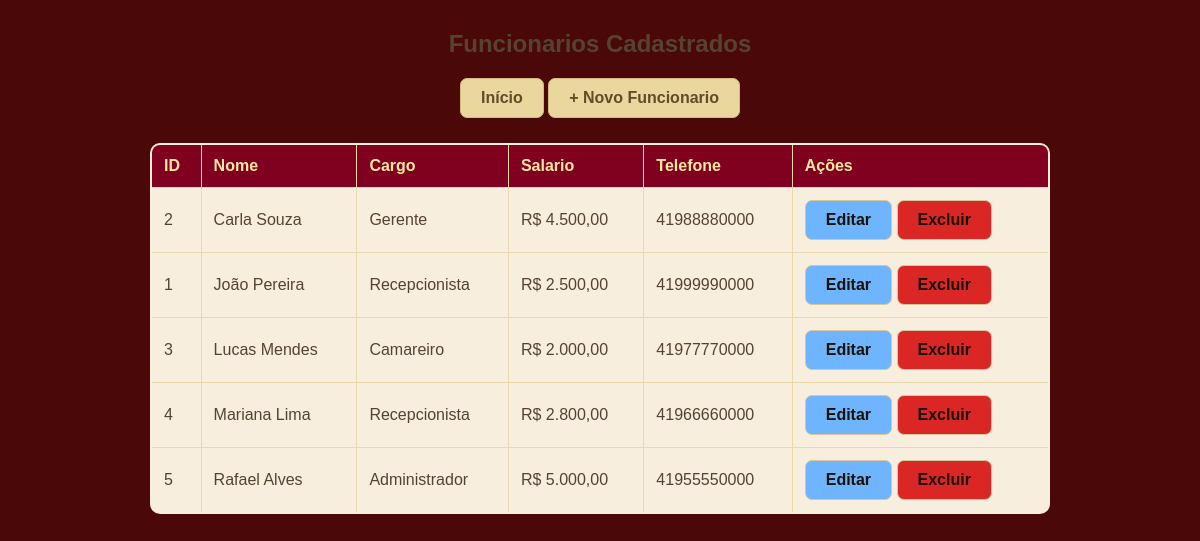
The app's page /Funcionarios/listar_funcionarios.php with its own data.
### tables this page shows
CREATE TABLE tbFuncionarios (
    codigo_funcionario INT AUTO_INCREMENT,
    nome_funcionario VARCHAR(50) NOT NULL,
    cargo_funcionario VARCHAR(30),
    salario_funcionario DECIMAL(10,2) NOT NULL,
    telefone_funcionario VARCHAR(15),
    CONSTRAINT pk_funcionarios PRIMARY KEY(codigo_funcionario)
);

### Funcionarios/listar_funcionarios.php (the view, shortened to what this page needs)
<?php
require_once '../conexao.php';
try {
    $stmt = $pdo->prepare("SELECT * FROM tbFuncionarios ORDER BY nome_funcionario ASC");
    $stmt->execute();
    $funcionarios = $stmt->fetchAll();
} catch (PDOException $e) {
    die("Erro ao buscar funcionarios: " . $e->getMessage());
}
?>
<!DOCTYPE html>
<html lang="pt-br">
<head>
    <link rel="stylesheet" href="../style.css">
</head>
<body>
    <h2>Funcionarios Cadastrados</h2>
    <div class='mudanca'>
        <a class="btn btn-inicio" href="../index.php">Início</a>
        <a class="btn btn-novo" href="form_funcionarios.php">+ Novo Funcionario</a>
    </div>
    <?php if (count($funcionarios) > 0): ?>
        <table>
            <thead>
                <tr>
                    <th>ID</th>
                    <th>Nome</th>
                    <th>Cargo</th>
                    <th>Salario</th>
                    <th>Telefone</th>
                    <th>Ações</th>
                </tr>
            </thead>
            <tbody>
                <?php foreach ($funcionarios as $funcionario): ?>
                    <tr>
                        <td><?= htmlspecialchars($funcionario['codigo_funcionario']) ?></td>
                        <td><?= htmlspecialchars($funcionario['nome_funcionario']) ?></td>
                        <td><?= htmlspecialchars($funcionario['cargo_funcionario']) ?></td>
                        <td>R$ <?= number_format($funcionario['salario_funcionario'], 2, ',', '.') ?></td>
                        <td><?= htmlspecialchars($funcionario['telefone_funcionario']) ?></td>
                        <td>
                            <a class="btn btn-editar" href="form_funcionarios.php?id=<?= (int)$funcionario['codigo_funcionario'] ?>">Editar</a>
                            <a class="btn btn-excluir" href="excluir_funcionarios.php?id=<?= (int)$funcionario['codigo_funcionario'] ?>">Excluir</a>
                        </td>
                    </tr>
                <?php endforeach; ?>
            </tbody>
        </table>
    <?php else: ?>
        <p>Nenhum funcionario encontrado.</p>
    <?php endif; ?>
</body>
</html>

### style.css (style rules this page uses)
body { font-family: Arial, sans-serif; margin: 30px; background-color: #4b0808; background-image: url("FundoNatal.png"); background-size: cover; background-position: center; background-repeat: no-repeat; background-attachment: fixed; color: #55432e; text-align: center; }
table { border-collapse: collapse; width: 100%; max-width: 900px; margin: 25px auto; background-color: rgba(255, 248, 230, 0.96); border: 2px solid #e8d9ad; border-radius: 10px; overflow: hidden; }
th, td { border: 1px solid #e8d9ad; padding: 12px; text-align: left; }
th { background-color: #800020; color: #ffe6a3; }
td { color: #55432e; }
.btn { padding: 10px 20px; border: none; border-radius: 7px; cursor: pointer; font-size: 16px; text-decoration: none; display: inline-block; transition: 0.3s; font-weight: bold; }
.btn-inicio { background-color: #e9d79e; color: #614c29; border: 1px solid #d2bb7c; }
.btn-novo { background-color: #e9d79e; color: #614c29; border: 1px solid #d2bb7c; }
.btn-editar { background-color: #6eb4ff; color: #181206; border: 1px solid #d8c79e; }
.btn-excluir { background-color: #d60303d7; color: #181209; border: 1px solid #d8c79e; }

### records on screen
tbfuncionarios: codigo_funcionario "2", nome_funcionario "Carla Souza", cargo_funcionario "Gerente", salario_funcionario "4.500,00", telefone_funcionario "41988880000"
tbfuncionarios: codigo_funcionario "1", nome_funcionario "João Pereira", cargo_funcionario "Recepcionista", salario_funcionario "2.500,00", telefone_funcionario "41999990000"
tbfuncionarios: codigo_funcionario "3", nome_funcionario "Lucas Mendes", cargo_funcionario "Camareiro", salario_funcionario "2.000,00", telefone_funcionario "41977770000"
tbfuncionarios: codigo_funcionario "4", nome_funcionario "Mariana Lima", cargo_funcionario "Recepcionista", salario_funcionario "2.800,00", telefone_funcionario "41966660000"
tbfuncionarios: codigo_funcionario "5", nome_funcionario "Rafael Alves", cargo_funcionario "Administrador", salario_funcionario "5.000,00", telefone_funcionario "41955550000"
